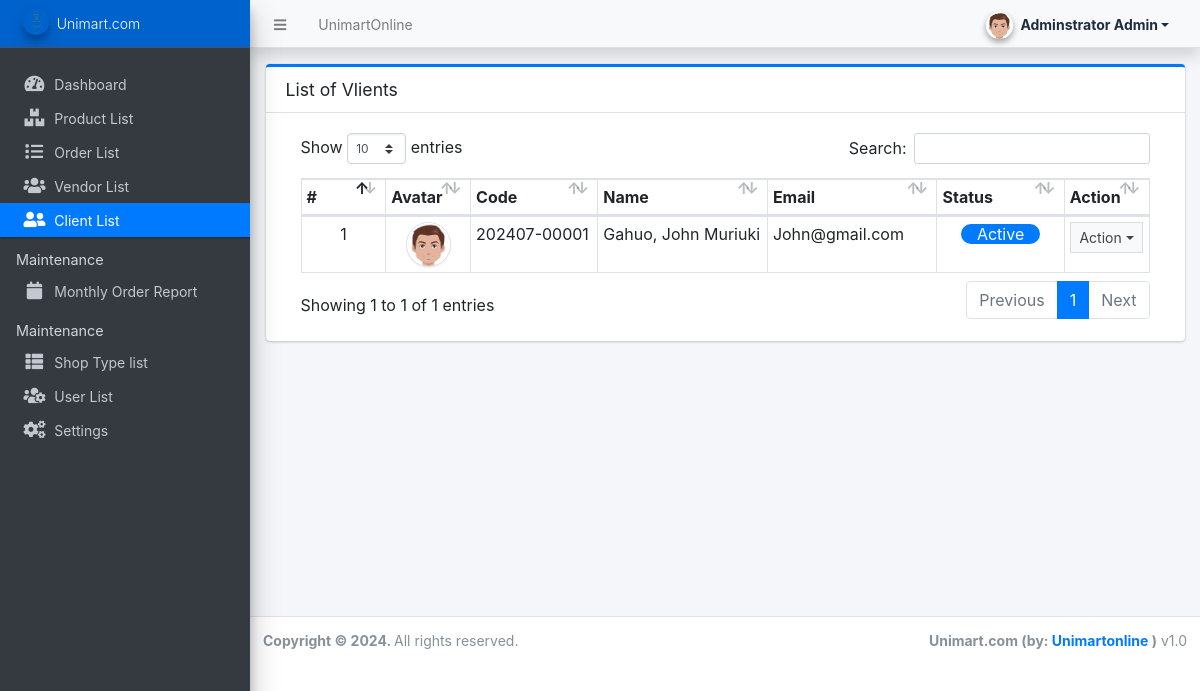
/admin/?page=clients (signed in), run on the app's committed database.
### tables this page shows
CREATE TABLE `client_list` (
  `id` int(30) NOT NULL,
  `code` varchar(100) NOT NULL,
  `firstname` text NOT NULL,
  `middlename` text DEFAULT NULL,
  `lastname` text NOT NULL,
  `gender` text NOT NULL,
  `contact` text NOT NULL,
  `address` text NOT NULL,
  `email` text NOT NULL,
  `password` text NOT NULL,
  `avatar` text DEFAULT NULL,
  `status` tinyint(1) NOT NULL DEFAULT 1,
  `delete_flag` tinyint(1) NOT NULL DEFAULT 0,
  `date_created` datetime NOT NULL DEFAULT current_timestamp(),
  `date_updated` datetime DEFAULT NULL ON UPDATE current_timestamp()
);

### config.php (called while the page is built, shortened)
<?php
function validate_image($file){
    $file = explode("?",$file)[0];
	if(!empty($file)){
		if(is_file(base_app.$file)){
			return base_url.$file;
		}else{
			return base_url.'dist/img/no-image-available.png';
		}
	}else{
		return base_url.'dist/img/no-image-available.png';
	}
}
?>

### admin/clients/index.php (the view, shortened to what this page needs)
<div class="card card-outline card-primary">
	<div class="card-header">
		<h3 class="card-title">List of Vlients</h3>
	</div>
	<div class="card-body">
		<div class="container-fluid">
        <div class="container-fluid">
			<table class="table table-bordered table-stripped">
				<colgroup>
					<col width="10%">
					<col width="10%">
					<col width="15%">
					<col width="20%">
					<col width="20%">
					<col width="15%">
					<col width="10%">
				</colgroup>
				<thead>
					<tr>
						<th>#</th>
						<th>Avatar</th>
						<th>Code</th>
						<th>Name</th>
						<th>Email</th>
						<th>Status</th>
						<th>Action</th>
					</tr>
				</thead>
				<tbody>
					<?php
					$i = 1;
						$qry = $conn->query("SELECT *,CONCAT(lastname, ', ', firstname,' ', COALESCE(middlename)) as `name` from `client_list` where delete_flag = 0 order by CONCAT(lastname, ', ', firstname,' ', COALESCE(middlename)) asc ");
						while($row = $qry->fetch_assoc()):
					?>
						<tr>
							<td class="text-center"><?php echo $i++; ?></td>
							<td class="text-center"><img src="<?php echo validate_image($row['avatar']) ?>" class="img-avatar img-thumbnail p-0 border-2" alt="client_avatar"></td>
							<td><?php echo ($row['code']) ?></td>
							<td><?php echo ucwords($row['name']) ?></td>
							<td><?php echo ucwords($row['email']) ?></td>
							<td class="text-center">
								<?php if($row['status'] == 1): ?>
									<span class="bage badge-primary px-3 rounded-pill">Active</span>
								<?php else: ?>
									<span class="bage badge-danger px-3 rounded-pill">Inactive</span>
								<?php endif; ?>
							</td>
							<td align="center">
								 <button type="button" class="btn btn-flat btn-default btn-sm dropdown-toggle dropdown-icon" data-toggle="dropdown">
				                  		Action
				                  </button>
							</td>
						</tr>
					<?php endwhile; ?>
				</tbody>
			</table>
		</div>
		</div>
	</div>
</div>

### admin/clients/index.php (style rules this page uses)
.img-avatar { width:45px; height:45px; object-fit:cover; object-position:center center; border-radius:100%; }

### data on the page
client_list: code "202407-00001", name "Gahuo, John Muriuki", email "John@gmail.com", status "Active"

### other printed values
$_settings->info('name') "UnimartOnline"
$_settings->userdata('firstname').' '.$_settings->userdata('lastname') "Adminstrator Admin"
$_settings->info('short_name') "Unimart.com"
